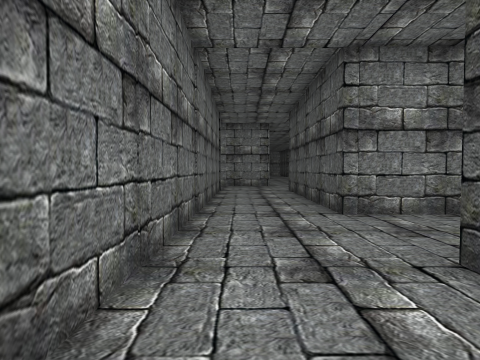
View 1 (above)

24 first-person views from a walk through a scene from a Unity 3-D project. The camera is 1.5 m above the floor, tilts 2° down and sees 75° across. The floor is counted in squares, 2 m on a side. Each view is taken from the middle of a square. On the plan, view 1 faces up. The plan holds only what a view shows up to about 10 squares ahead; the rest is blank. The place goes on beyond the plan. The player is left out.

View 2
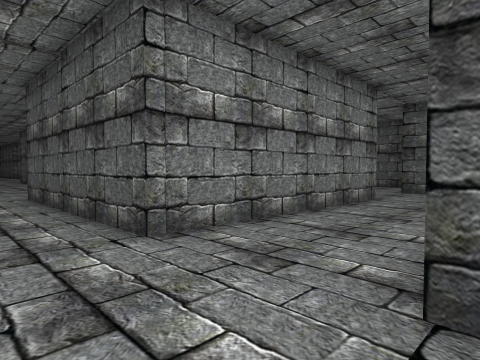

View 3
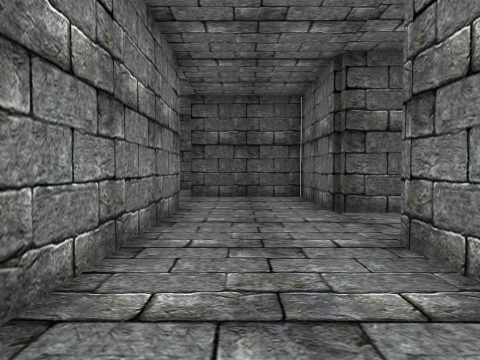

View 4
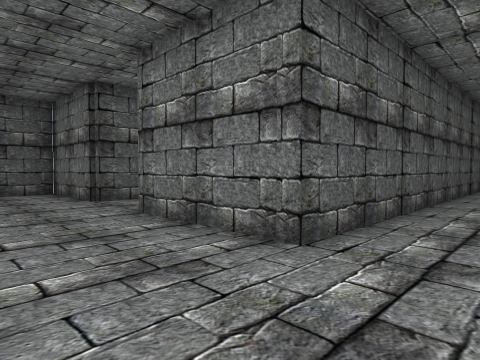

View 5
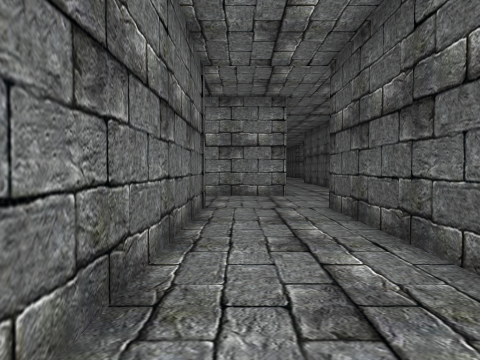

View 6
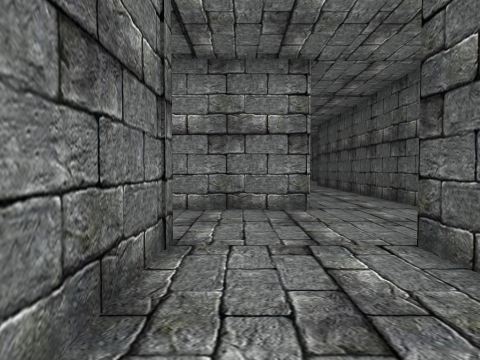

View 7
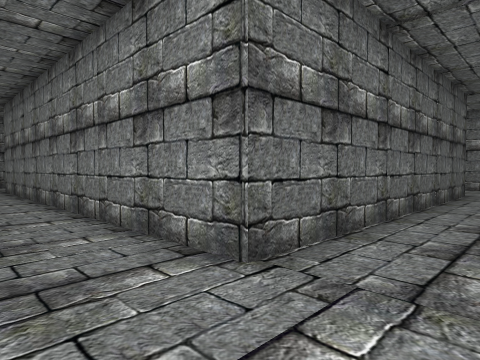

View 8
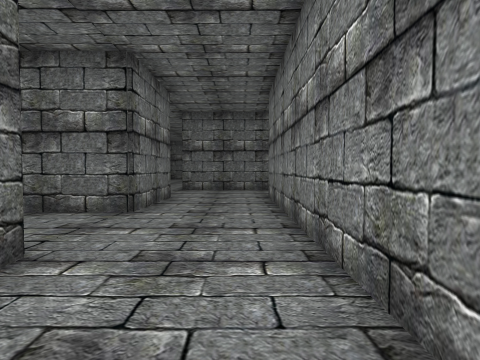

View 9
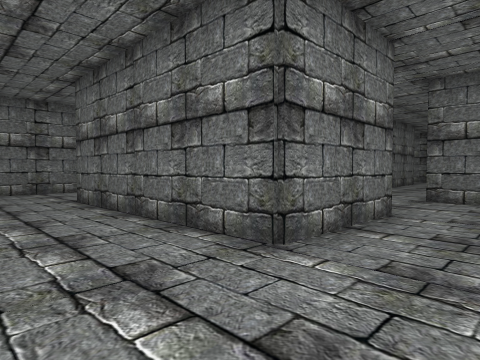

View 10
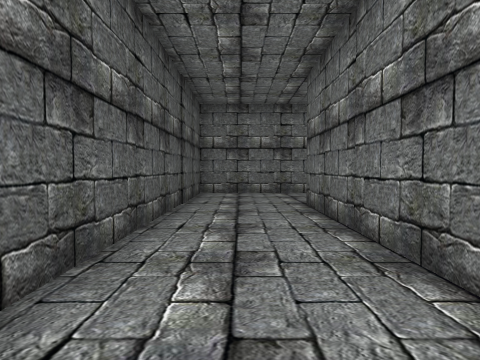

View 11
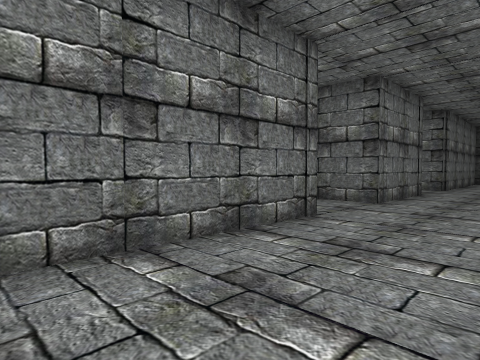

View 12
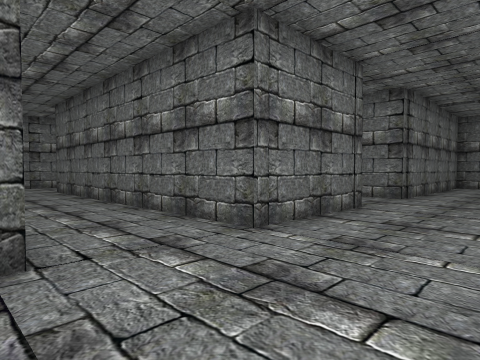

View 13
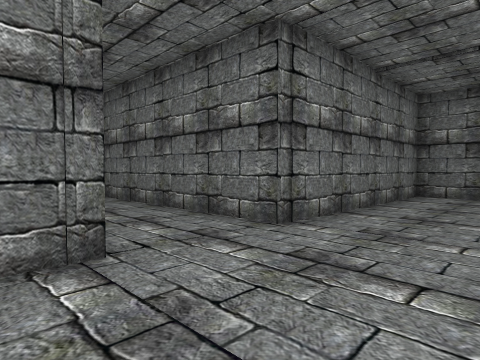

View 14
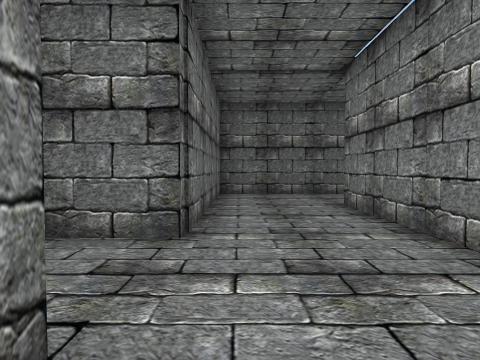

View 15
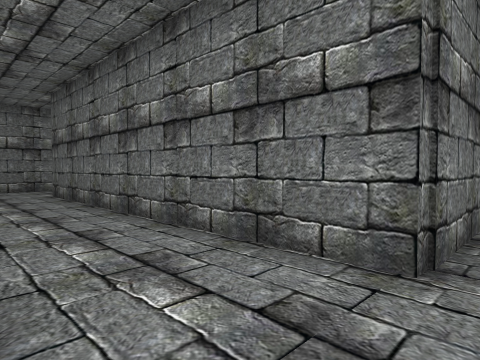

View 16
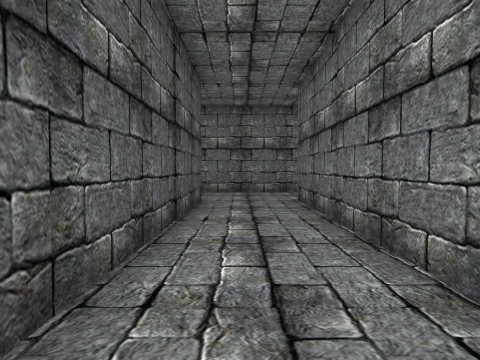

View 17
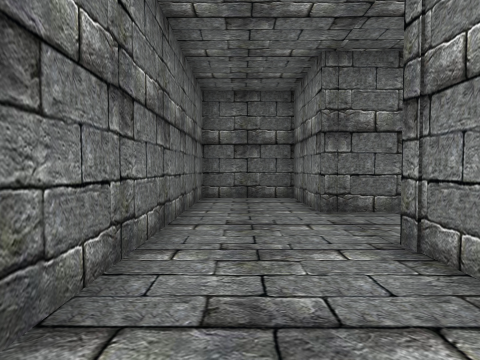

View 18
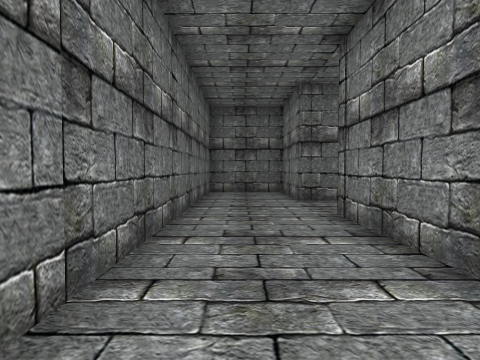

View 19
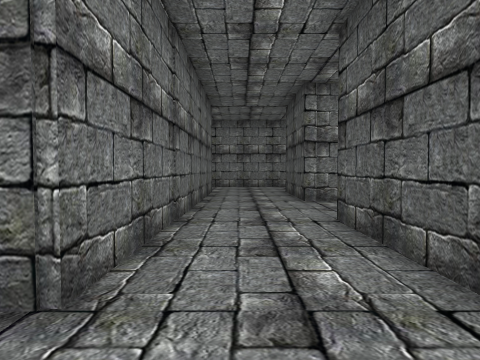

View 20
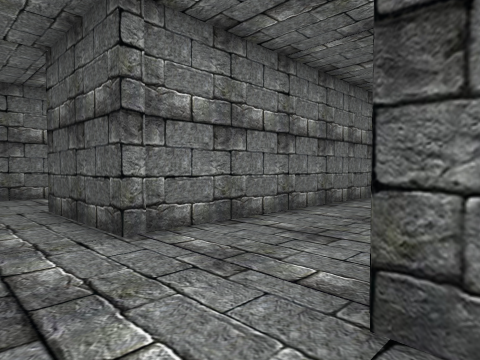

View 21
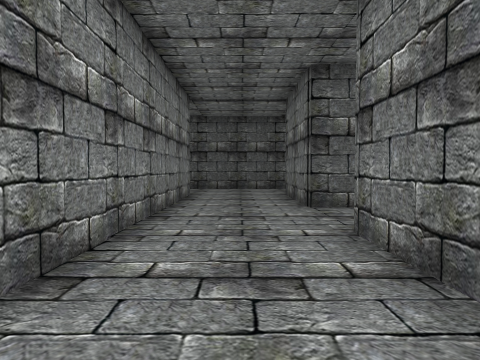

View 22
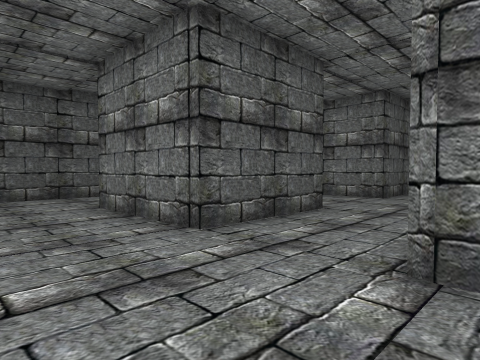

View 23
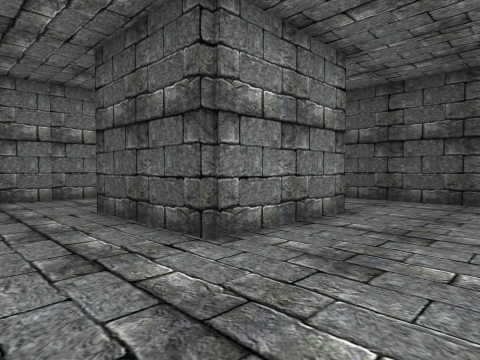

View 24
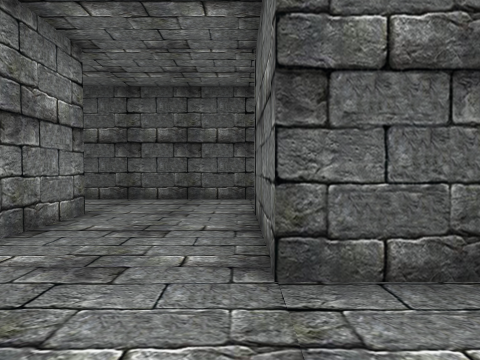

### Floor plan
Points are (right, up) in squares from view 1. A wall is a line through its corners. A room is listed if a view was taken in it or the views show most of it. See-through windows are left out.
Room 1 (views 1, 2, 3)
walls: (7.4, 1.1) (7.4, 2.3) (10.4, 2.3) (10.4, 4.4); (8.1, 5.1) (1.7, 5.1); (-0.7, 4.6) (-0.7, 0.9); (1.7, -1.4) (1.7, 2.3) (5.1, 2.3)
ways out: opening at (0.5, 5.5) to room 2; opening at (0.5, -1) to room 3; opening at (9.5, 5)
Room 2 (views 4, 5, 6, 7, 8, 9, 10, 11, 12, 13, 14, 15, 16, 17)
walls: (-8.8, 5.1) (-9.9, 5.1); (-9.6, -0.5) (-9.6, 2.3) (-3.7, 2.3) (-3.7, 10.4); (-15.1, 2.3) (-11.9, 2.3) (-11.9, -1.4); (-9.5, 11.1) (-6.4, 11.1) (-6.4, 5.1); (-16.8, 5.1) (-20.6, 5.1); (-3.8, 11.1) (-3.2, 11.1); (-0.7, 11.2) (-0.7, 4.6); (-11.9, -6.4) (-15.1, -6.4) (-15.1, -0.1); (1.7, 5.1) (1.7, 11.1); (-23.4, 6.2) (-23.4, 2.3) (-17.4, 2.3) (-17.4, -6.6) (-20.1, -6.6) (-20.1, -9) (-11.2, -9); (3.6, 14.1) (3.6, 18); (1.3, 22.4) (1.3, 13.8) (-9.4, 13.8)
ways out: opening at (0.5, 5.5) to room 1; opening at (-12, -7.5) to room 3; opening at (-10.5, -0.5) to room 3; opening at (-10.5, 11)
Room 3 (views 18, 19, 20, 21, 22, 23, 24)
walls: (-8.4, -3.3) (-6.2, -3.3); (-0.8, -6.4) (-3.9, -6.4) (-3.9, -3.3) (-0.8, -3.3); (-9.6, -6.2) (-9.6, -3.4); (-3.9, -10.5) (-3.9, -9.3) (-1, -9.3); (-1, -0.5) (-9.6, -0.5); (-11.9, -1.4) (-11.9, -6.4); (1.7, -9.4) (1.7, -1.4)
ways out: opening at (0.5, -1) to room 1; opening at (-12, -7.5) to room 2; opening at (-10.5, -0.5) to room 2

Positions as (right, up) in squares from view 1, and headings:
1: (0, 0), facing up
2: (0, 2), facing up-right
3: (2, 4), facing right
4: (0, 5), facing down-right
5: (0, 5), facing up
6: (0, 8), facing up
7: (3, 12), facing up-left
8: (-1, 13), facing left
9: (-4, 13), facing down-left
10: (-5, 12), facing down
11: (-5, 5), facing down-left
12: (-9, 5), facing down-left
13: (-14, 5), facing down-left
14: (-14, 3), facing left
15: (-15, 3), facing down-left
16: (-16, 1), facing down
17: (-12, -8), facing left
18: (-10, -8), facing left
19: (-11, -8), facing up
20: (-11, -4), facing up-right
21: (-10, -2), facing right
22: (-7, -1), facing down-right
23: (-6, -9), facing up-right
24: (-6, -9), facing right
